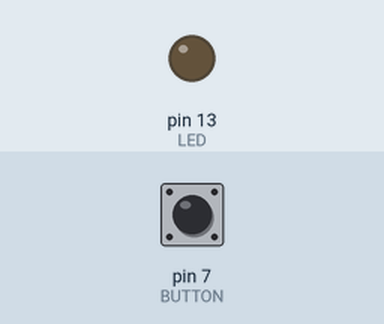
Bench run of a sketch on a simulated Arduino Uno, built with avr-gcc and run on an emulated ATmega328P. Shown: output pins drawn as LEDs (lit = HIGH). Dashed ring = blinking. Inputs (shaded band) come from the test bench; at power-on: pin 7 (BUTTON) LOW.

Above: at 1.2 s.
1.3 s: pin 7 (BUTTON) pulled HIGH for 0.15 s
At 1.56 s:
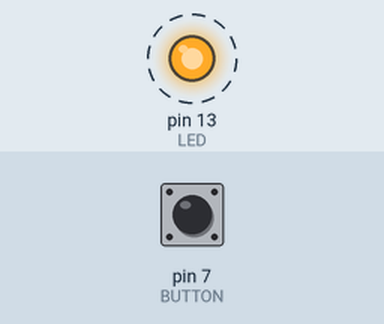
4.3 s: pin 7 (BUTTON) pulled HIGH for 1 s
At 4.3 s:
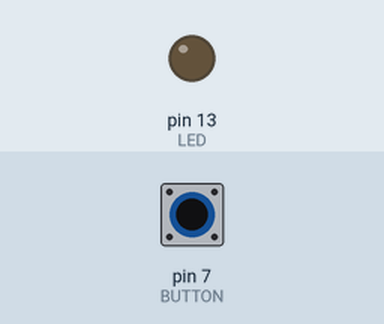
6.8 s: pin 7 (BUTTON) pulled HIGH for 3.2 s
At 7.06 s:
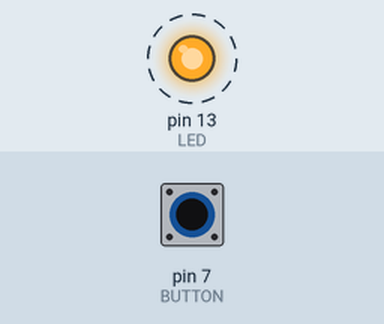
Timing chart, 0 to 17.5 s (numbered marks = the images above; inputs shaded):
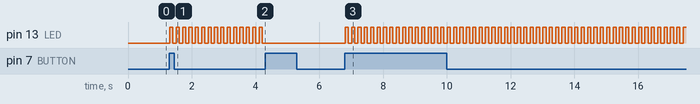

Measured:
- after the input at 1.3 s, pin 13 (LED): alternates HIGH for 0.10 s and LOW for 0.10 s, starting at once
- after the input at 4.3 s, pin 13 (LED): stops changing and stays LOW
- after the input at 6.8 s, pin 13 (LED): alternates HIGH for 0.10 s and LOW for 0.10 s, starting at once

The sketch:

sketch_led_blink.ino
```cpp
const int LED = 13; // LED is connected to 13-pin
const int BUTTON = 7; // PUSH button is connected to 13-pin

int val = 0;
int old_val = 0;
int state = 0;

void setup() {
  // put your setup code here, to run once:
  pinMode(LED, OUTPUT); // Set LED pin to output mode
  pinMode(BUTTON, INPUT); // Set BUTTON pin to input mode
}

void loop() {
  // put your main code here, to run repeatedly:
  val = digitalRead(BUTTON);
  if ((val == HIGH) && (old_val == LOW)) {
    state = 1 - state;
    delay(10); // for de-bouncing
  }

  old_val = val;
  if (state == 1) {
    digitalWrite(LED, HIGH);
    delay(100);
    digitalWrite(LED, LOW);
    delay(100);
  } else {
    digitalWrite(LED, LOW);
  }
}
```
